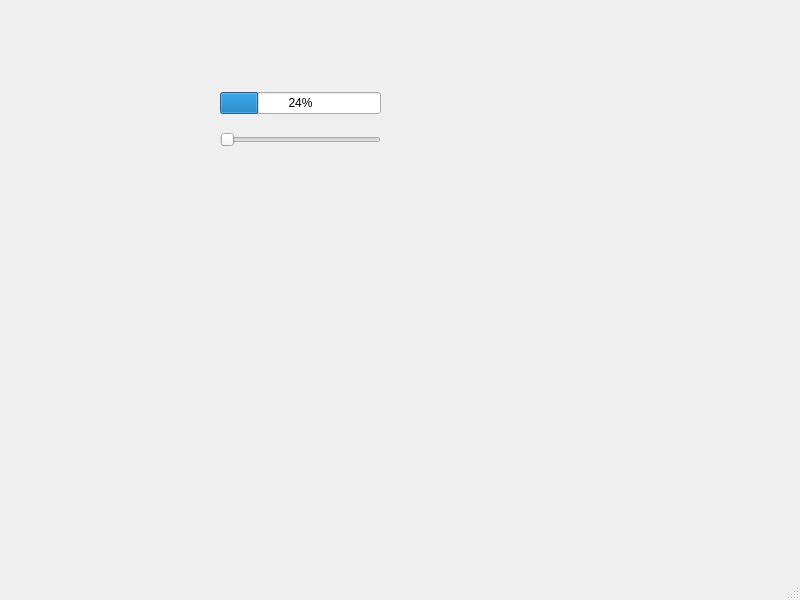
<?xml version="1.0" encoding="UTF-8"?>
<ui version="4.0">
 <class>MainWindow</class>
 <widget class="QMainWindow" name="MainWindow">
  <property name="geometry">
   <rect>
    <x>0</x>
    <y>0</y>
    <width>800</width>
    <height>600</height>
   </rect>
  </property>
  <property name="windowTitle">
   <string>MainWindow</string>
  </property>
  <widget class="QWidget" name="centralwidget">
   <widget class="QWidget" name="">
    <property name="geometry">
     <rect>
      <x>220</x>
      <y>80</y>
      <width>161</width>
      <height>81</height>
     </rect>
    </property>
    <layout class="QVBoxLayout" name="verticalLayout">
     <item>
      <widget class="QProgressBar" name="progressBar">
       <property name="value">
        <number>24</number>
       </property>
      </widget>
     </item>
     <item>
      <widget class="QSlider" name="horizontalSlider">
       <property name="orientation">
        <enum>Qt::Horizontal</enum>
       </property>
      </widget>
     </item>
    </layout>
   </widget>
  </widget>
  <widget class="QMenuBar" name="menubar">
   <property name="geometry">
    <rect>
     <x>0</x>
     <y>0</y>
     <width>800</width>
     <height>22</height>
    </rect>
   </property>
  </widget>
  <widget class="QStatusBar" name="statusbar"/>
 </widget>
 <resources/>
 <connections/>
</ui>
